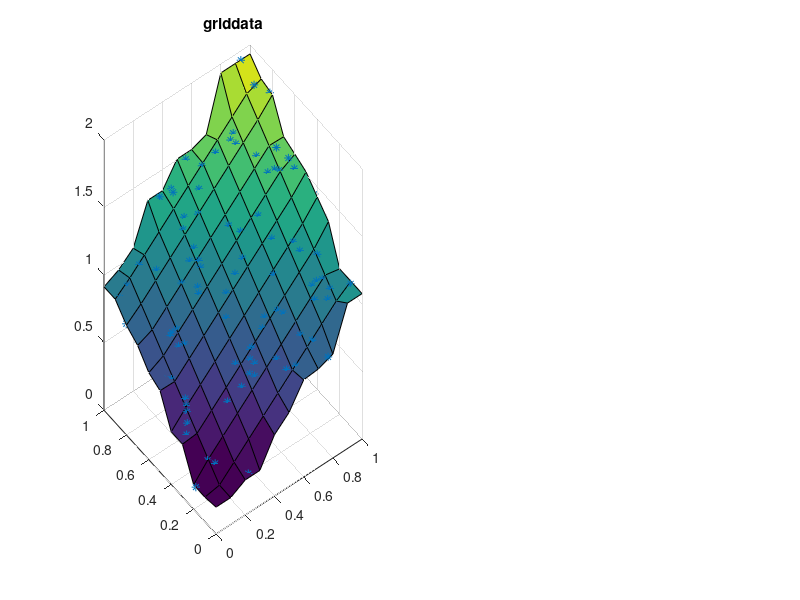

Here is the MATLAB script that generated this plot: (Note: this script raises an error after producing the figure.)
function tgriddata(nData, nGrid)

% tgriddata -- Compare "griddata" with "griddata1".
%  tgriddata(nData, nGrid) compares "griddata" with "griddata1",
%   for nData points (default = 100) and nGrid cells along each
%   edge of a square array (default = 10).
 
% svn $Id: tgriddata.m 328 2009-03-09 01:41:19Z arango $
%=======================================================================
% Copyright (C) 2000 Dr. Charles R. Denham, ZYDECO.
%  All Rights Reserved.
%   Disclosure without explicit written consent from the
%    copyright owner does not constitute publication.
%=======================================================================
 
% Version of 24-Jul-2000 14:01:04.
% Updated    24-Jul-2000 14:35:01.

if nargin < 1, help(mfilename), end

if nargin < 1, nData = 100; end
if nargin < 2, nGrid = 10; end

if ischar(nData), nData = eval(nData); end
if ischar(nGrid), nGrid = eval(nGrid); end

nData = round(nData);
nGrid = round(nGrid);

x = rand(nData, 1);
y = rand(size(x));
z = x + y;

g = linspace(0, 1, nGrid+1);

[xi, yi] = meshgrid(g, g);

tic

zi = griddata(x, y, z, xi, yi, 'linear');

f = find(isnan(zi));
if any(f)
	tri = delaunay(x, y);
	d = dsearch(x, y, tri, xi(f), yi(f));
	zi(f) = z(d);
end

t(1) = toc;

subplot(1, 2, 1)
hold off
surf(xi, yi, zi)
hold on
plot3(x, y, z, '*')
hold off
title('griddata')

tic

zi = griddata1(x, y, z, xi, yi, [inf 1 1]);

t(2) = toc;

subplot(1, 2, 2)
hold off
surf(xi, yi, zi)
hold on
plot3(x, y, z, '*')
hold off
title('griddata1')

try, zoomsafe on, catch, end

disp([' ## griddata  -- Elapsed time: ' num2str(t(1))])
disp([' ## griddata1 -- Elapsed time: ' num2str(t(2))])

ratio = int2str(round(t(2)/t(1)));
disp([' ## GRIDDATA is --> ' ratio ' <-- times faster than GRIDDATA1.'])

set(gcf, 'Name', [mfilename ' ' int2str(nData) ' ' int2str(nGrid)])
figure(gcf)
